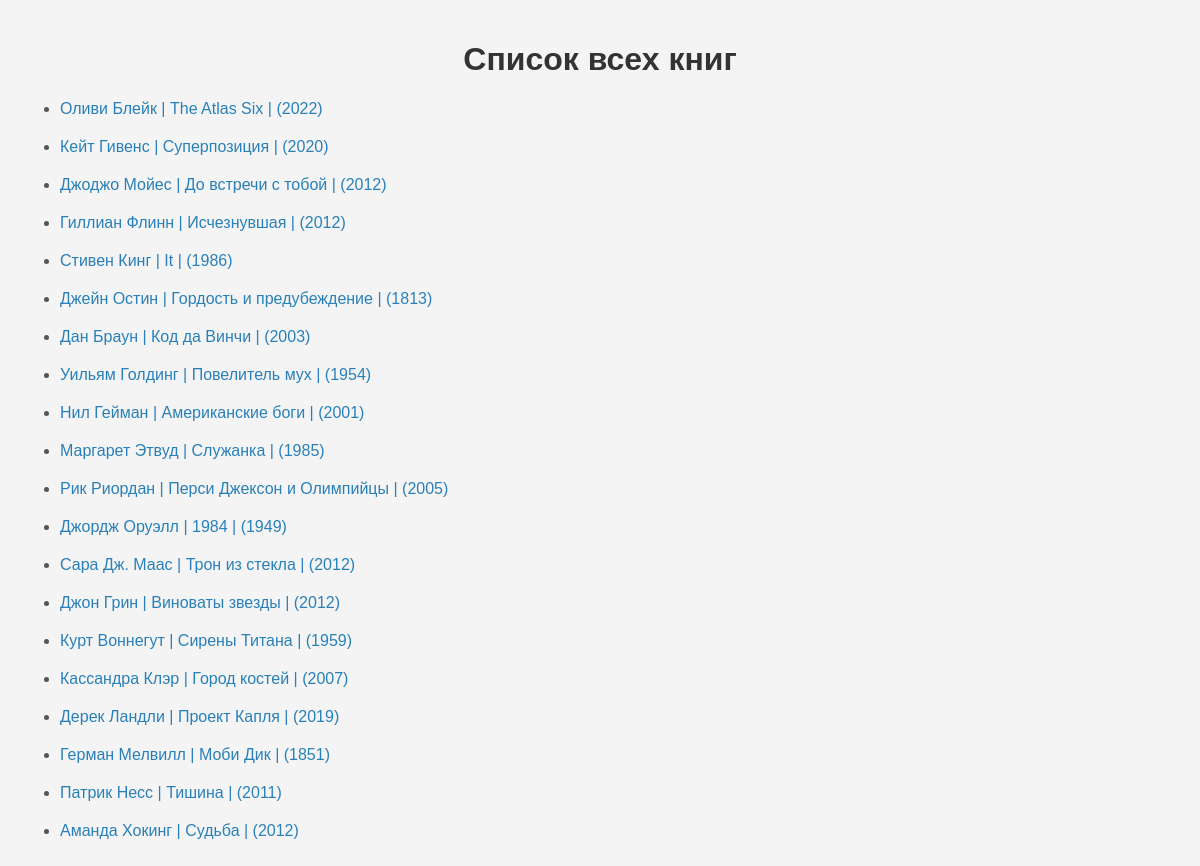
/books, run on the app's committed database.
### models.py (models this page shows)
class Book(db.Model):
    id = db.Column(db.Integer, primary_key=True)
    author = db.Column(db.String)
    title = db.Column(db.String, index=True)
    genre = db.Column(db.String)
    description = db.Column(db.String)
    publish = db.Column(db.String)
    year = db.Column(db.Integer)
    pages = db.Column(db.Integer)

### app.py (the view)
@app.route('/books', methods=['GET'])
def read_books():
    books = Book.query.all()  # Получение всех книг из базы данных
    return render_template('books.html', books=books)  # Возвращаем шаблон со списком книг

### templates/books.html (shortened to what this page needs)
<!DOCTYPE html>
<html lang="ru">
<head>
</head>
<body>
    <h1>Список всех книг</h1>
    <ul>
        {% for book in books %}
            <li>
                <a href="/books/{{ book.id }}">{{ book.author }} | {{ book.title }} | ({{ book.year }})</a>
            </li>
        {% endfor %}
    </ul>
</body>
</html>

### templates/books.html (style rules this page uses)
body { font-family: Arial, sans-serif; background-color: #f4f4f4; margin: 0; padding: 20px; color: #555; }
h1 { text-align: center; color: #333; }
a { display: block; margin-top: 20px; color: #2980b9; text-decoration: none; }

### data on the page
Book: author "Оливи Блейк", title "The Atlas Six", year "2022"
Book: author "Кейт Гивенс", title "Суперпозиция", year "2020"
Book: author "Джоджо Мойес", title "До встречи с тобой", year "2012"
Book: author "Гиллиан Флинн", title "Исчезнувшая", year "2012"
Book: author "Стивен Кинг", title "It", year "1986"
Book: author "Джейн Остин", title "Гордость и предубеждение", year "1813"
Book: author "Дан Браун", title "Код да Винчи", year "2003"
Book: author "Уильям Голдинг", title "Повелитель мух", year "1954"
Book: author "Нил Гейман", title "Американские боги", year "2001"
Book: author "Маргарет Этвуд", title "Служанка", year "1985"
Book: author "Рик Риордан", title "Перси Джексон и Олимпийцы", year "2005"
Book: author "Джордж Оруэлл", title "1984", year "1949"
Book: author "Сара Дж. Маас", title "Трон из стекла", year "2012"
Book: author "Джон Грин", title "Виноваты звезды", year "2012"
Book: author "Курт Воннегут", title "Сирены Титана", year "1959"
Book: author "Кассандра Клэр", title "Город костей", year "2007"
Book: author "Дерек Ландли", title "Проект Капля", year "2019"
Book: author "Герман Мелвилл", title "Моби Дик", year "1851"
Book: author "Патрик Несс", title "Тишина", year "2011"
Book: author "Аманда Хокинг", title "Судьба", year "2012"
